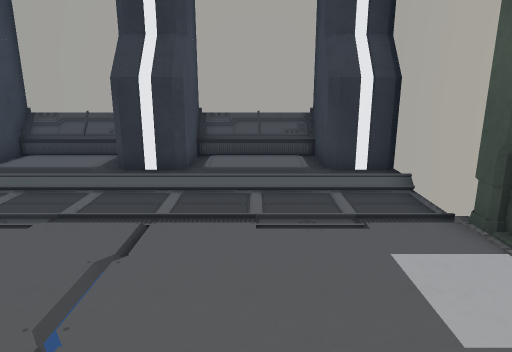
[1] (above)

18 first-person views from a walk through a Unity game level. The camera is 1.3 m above the floor, tilts 14° down and sees 70° across. Doors are open. The floor is counted in squares, 0.5 m on a side. Each view is taken from the middle of a square. On the plan, view 1 faces up. The plan holds only what a view shows up to about 20 squares ahead; the rest is blank. The place goes on beyond the plan. The player is left out. Some surface patterns are stand-ins.

[2]
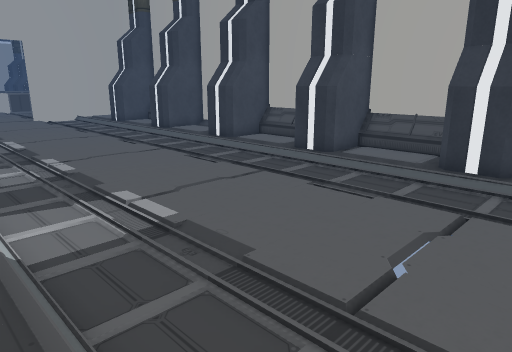

[3]
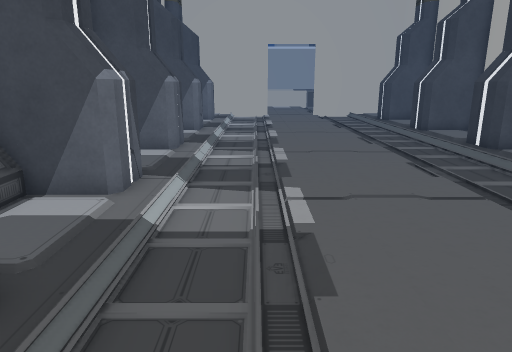

[4]
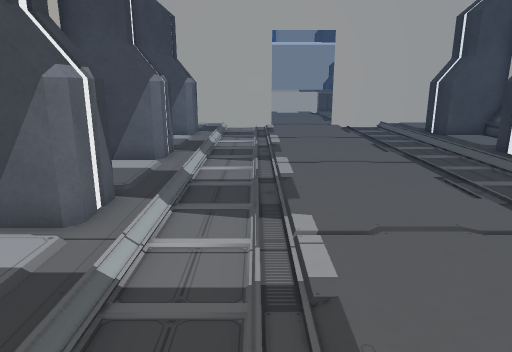

[5]
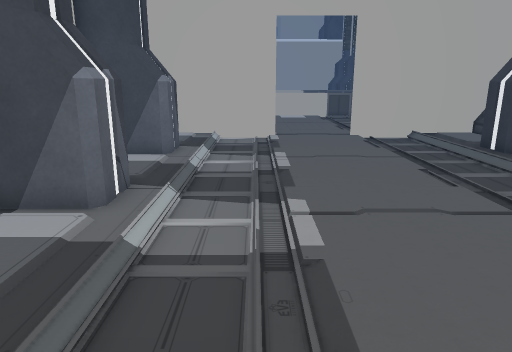

[6]
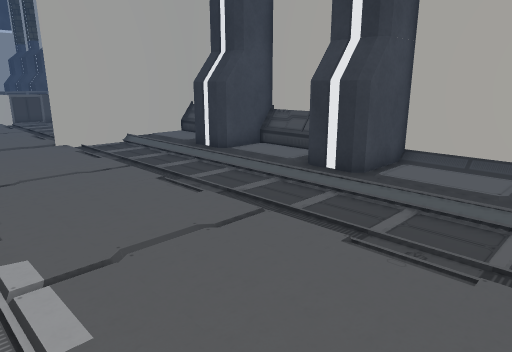

[7]
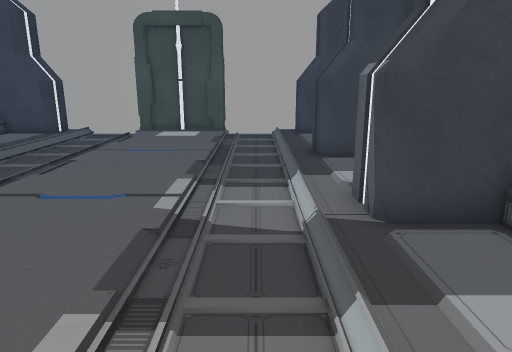

[8]
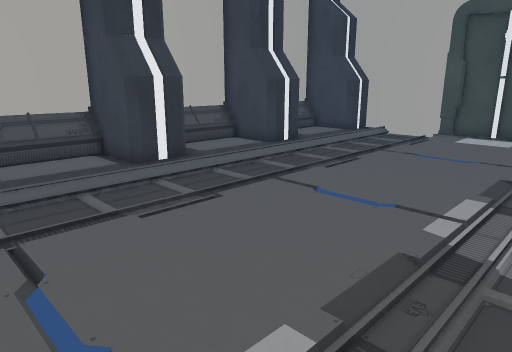

[9]
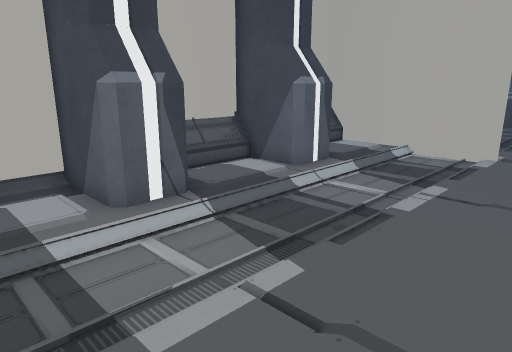

[10]
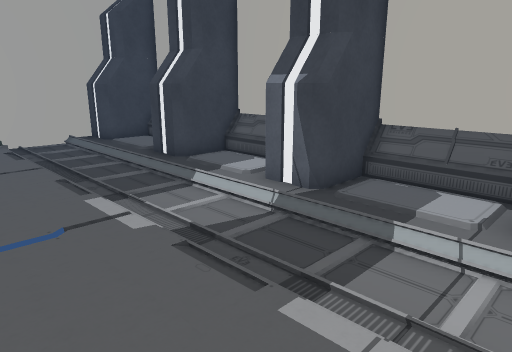

[11]
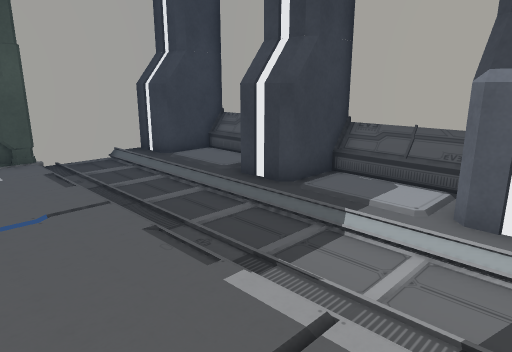

[12]
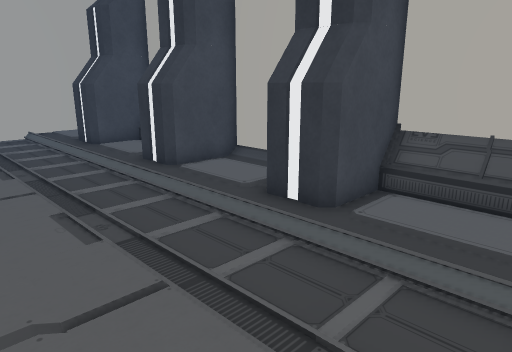

[13]
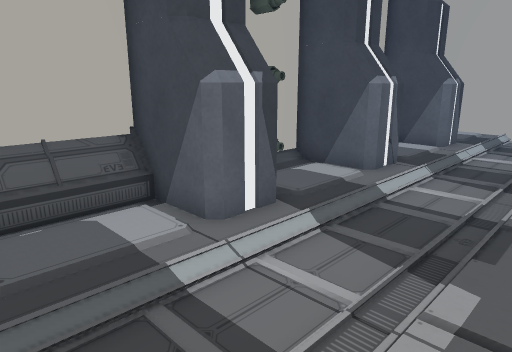

[14]
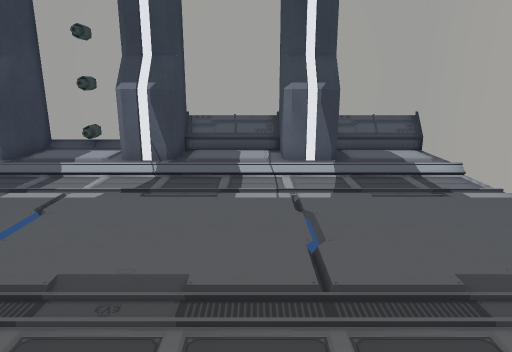

[15]
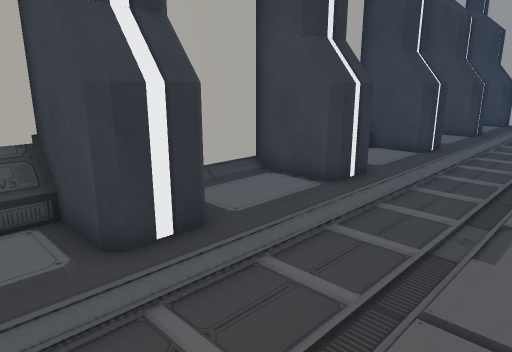

[16]
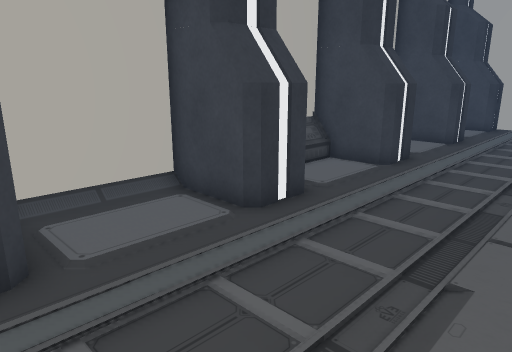

[17]
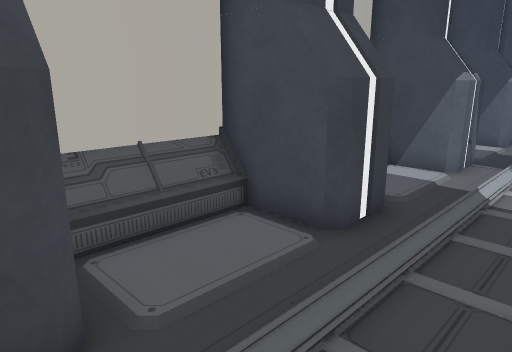

[18]
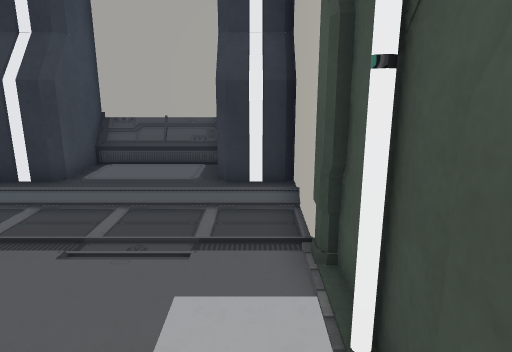

### Floor plan
Key: @ floor where view 1 was taken; # wall or solid block; . main floor; : floor 0.25 m higher than the main floor; / step, stairs or slope; D open door; O other object.
Columns run from 32 left of view 1 to 4 right of it. Each row starts with its distance up from view 1.
 13 #OOO  #O#O# ##### #O#O# #OOO# #O#O#
 12 #     #  .# #...# #...# #   # #   #
 11 #   ###:  ###   ###   ###   ###   ##
 10 #...###...###...###...###...###...###
  9 #///////////////////////////////////#
  8 #...................................#
  7 #...................................#
  6 D...................................#
  5 D..... ........... ........... .....#
  4 D...................................#
  3 D..... ........... ........... .....#
  2 D. ... ... ... ... ... ... ... ... .#
  1 #...................................#
  0 #...............................@...#
 -1 #///////////////////////////////////#
 -2 #...###...###...###...###...###...###
 -3 #   ###   ###   ###   ###   ###   ##
 -4 #   # #   # #.O # #...# #.  # #...#
 -5 #OOO# #O#O# ##### #O#O# #OOO# #O#O#

Positions as (right, up) in squares from view 1, and headings:
1: (0, 0), facing up
2: (0, -2), facing up-left
3: (0, 1), facing left
4: (-8, 1), facing left
5: (-13, 1), facing left
6: (-15, 1), facing up-left
7: (-16, 0), facing right
8: (-15, 0), facing up-right
9: (-17, 5), facing down-left
10: (-15, 5), facing down-right
11: (-10, 5), facing down-right
12: (-10, 4), facing up-left
13: (-10, 3), facing down-left
14: (-25, 11), facing down
15: (-24, 5), facing up-right
16: (-21, 5), facing up-right
17: (3, 1), facing down-left
18: (3, 1), facing up
